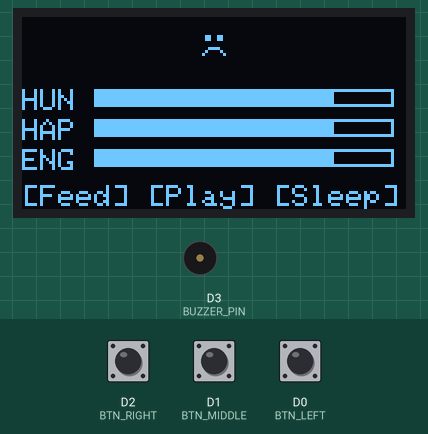
Simulated run of this sketch. Board: ESP8266 (NodeMCU). Parts: 128×64 one-colour display, buzzer (waves = sounding). Inputs (shaded band) come from the test bench; at power-on: D1 (BTN_MIDDLE) HIGH, D2 (BTN_RIGHT) HIGH, D0 (BTN_LEFT) HIGH.

Above: at 2.2 s.
2.3 s: D1 (BTN_MIDDLE) pulled LOW for 3.2 s
At 6.2 s:
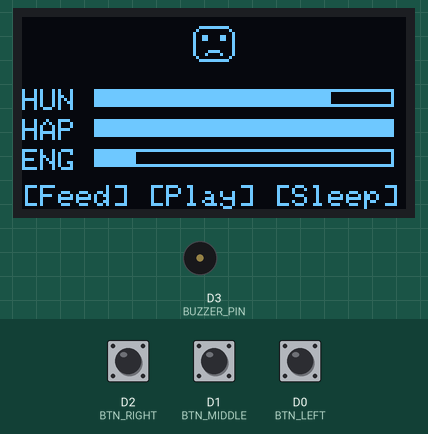
7.0 s: D2 (BTN_RIGHT) pulled LOW for 1 s
At 7.5 s:
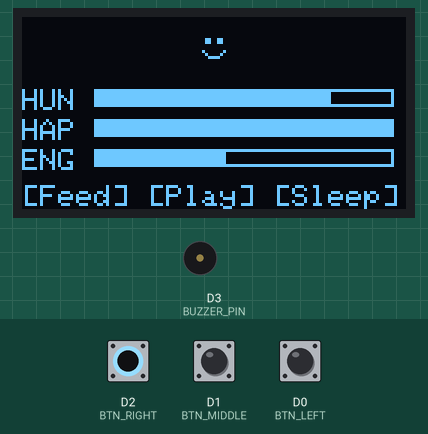
9.5 s: D0 (BTN_LEFT) pulled LOW for 0.15 s
At 10.5 s:
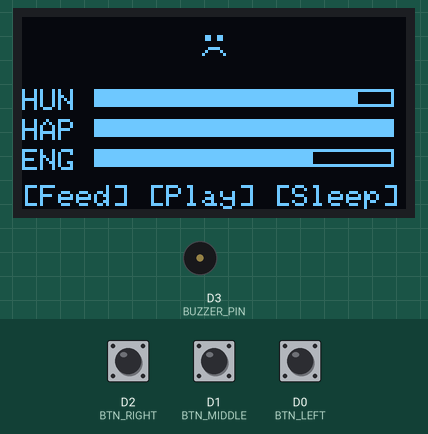
11.1 s: D2 (BTN_RIGHT) pulled LOW for 0.15 s
At 12.3 s:
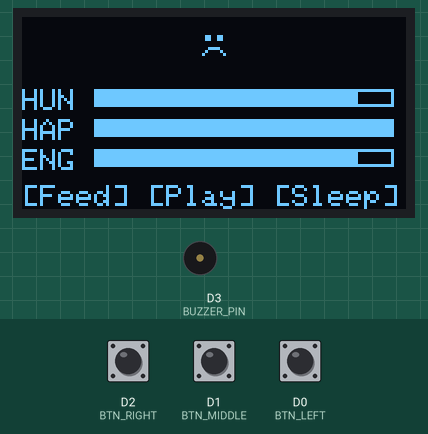
12.7 s: D1 (BTN_MIDDLE) pulled LOW for 0.15 s
At 13.7 s:
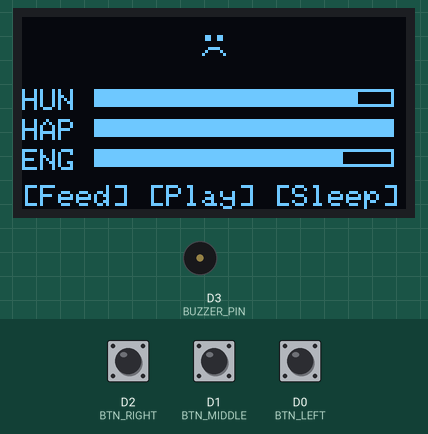
14.3 s: D0 (BTN_LEFT) pulled LOW for 1 s
At 16.3 s:
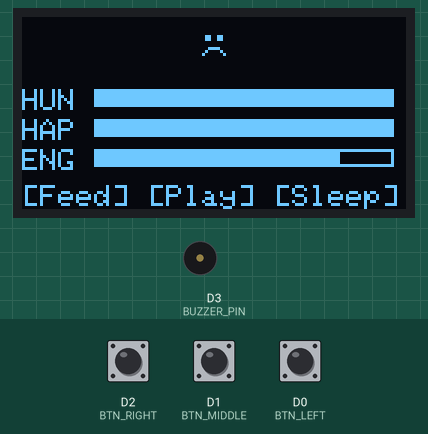
Timing chart, 0 to 17.8 s (numbered marks = the images above; inputs shaded):
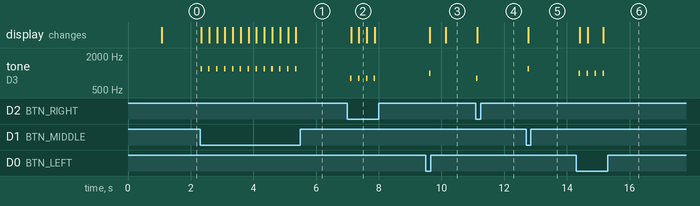

Measured:
- after the input at 2.3 s, tone on D3 (BUZZER_PIN): alternates 1200 Hz for 0.05 s and silent for 0.20 s, 26 changes in all, then stays silent, starting at once; the display: first changes at once (image 1 shows a later state)
- after the input at 7.0 s, tone on D3 (BUZZER_PIN): alternates 800 Hz for 0.05 s and silent for 0.20 s, 8 changes in all, then stays silent, starting after 0.09 s; the display: first changes after 0.12 s (image 2 shows a later state)
- after the input at 9.5 s, tone on D3 (BUZZER_PIN): silent → 1000 Hz after 0.10 s, → silent 0.05 s later; the display: first changes after 0.13 s (image 3 shows a later state)
- after the input at 11.1 s, tone on D3 (BUZZER_PIN): silent → 800 Hz at once, → silent 0.05 s later; the display: changes at once (image 4)
- after the input at 12.7 s, tone on D3 (BUZZER_PIN): silent → 1200 Hz after 0.05 s, → silent 0.05 s later; the display: changes after 0.07 s (image 5)
- after the input at 14.3 s, tone on D3 (BUZZER_PIN): alternates 1000 Hz for 0.05 s and silent for 0.20 s, 8 changes in all, then stays silent, starting after 0.08 s; the display: first changes after 0.11 s (image 6 shows a later state)

The sketch:

tamagotchi.ino
```cpp
#include <Arduino.h>
#include <Wire.h>
#include <Adafruit_GFX.h>
#include <Adafruit_SSD1306.h>

#define SCREEN_WIDTH 128
#define SCREEN_HEIGHT 64
#define OLED_RESET -1

Adafruit_SSD1306 display(SCREEN_WIDTH, SCREEN_HEIGHT, &Wire, OLED_RESET);

#define BTN_LEFT   D0
#define BTN_MIDDLE D1
#define BTN_RIGHT  D2
#define BUZZER_PIN D3
// Buttons
#define BTN1 5
#define BTN2 3
#define BTN3 2

// OLED
#define SDA_PIN 21
#define SCL_PIN 7

// Buzzer
#define BUZZER 9

enum Screen {
  SCREEN_MAIN,
  SCREEN_FEED,
  SCREEN_PLAY,
  SCREEN_SLEEP
};

Screen currentScreen = SCREEN_MAIN;
struct Pet {
  int hunger;       // 0 to 100 (0 = starving, 100 = full)
  int happiness;    // 0 to 100 (0 = miserable, 100 = ecstatic)
  int energy;       // 0 to 100 (0 = exhausted, 100 = fully rested)
  unsigned long age; // total seconds the pet has been alive
};

Pet pet;

void setup() {
  pinMode(BTN_LEFT, INPUT_PULLUP);
  pinMode(BTN_MIDDLE, INPUT_PULLUP);
  pinMode(BTN_RIGHT, INPUT_PULLUP);
  pinMode(BUZZER_PIN, OUTPUT);

  display.begin(SSD1306_SWITCHCAPVCC, 0x3C);
  display.clearDisplay();
  display.setTextSize(1);
  display.setTextColor(SSD1306_WHITE);
  display.setCursor(0, 0);
  display.println("Tamagotchi Init...");
  display.display();
  delay(1000);

  pet.hunger = 80;
  pet.happiness = 80;
  pet.energy = 80;
  pet.age = 0;
}
unsigned long lastUpdate = 0;

void updatePet() {
  if (millis() - lastUpdate > 5000) {  // every 5 seconds
    pet.hunger--;
    pet.happiness--;
    pet.energy--;

    if (pet.hunger < 0) pet.hunger = 0;
    if (pet.happiness < 0) pet.happiness = 0;
    if (pet.energy < 0) pet.energy = 0;

    pet.age += 5;
    lastUpdate = millis();
  }
}
unsigned long lastButtonPress = 0;

void checkButtons() {
  if (millis() - lastButtonPress < 200) return;  // debounce: ignore presses within 200ms

  if (digitalRead(BTN_LEFT) == LOW) {
    currentScreen = SCREEN_FEED;
    tone(BUZZER_PIN, 1000, 50);
    lastButtonPress = millis();
  }
  else if (digitalRead(BTN_MIDDLE) == LOW) {
    currentScreen = SCREEN_PLAY;
    tone(BUZZER_PIN, 1200, 50);
    lastButtonPress = millis();
  }
  else if (digitalRead(BTN_RIGHT) == LOW) {
    currentScreen = SCREEN_SLEEP;
    tone(BUZZER_PIN, 800, 50);
    lastButtonPress = millis();
  }
}
void handleScreenLogic() {
  switch(currentScreen) {

    case SCREEN_FEED:
      pet.hunger += 10;
      if (pet.hunger > 100) pet.hunger = 100;
      currentScreen = SCREEN_MAIN;
      break;

    case SCREEN_PLAY:
      pet.happiness += 10;
      pet.energy -= 5;
      if (pet.happiness > 100) pet.happiness = 100;
      if (pet.energy < 0) pet.energy = 0;
      currentScreen = SCREEN_MAIN;
      break;

    case SCREEN_SLEEP:
      pet.energy += 15;
      if (pet.energy > 100) pet.energy = 100;
      currentScreen = SCREEN_MAIN;
      break;

    case SCREEN_MAIN:
      break;  // do nothing, just display stats
  }
}

//Happy face (all stats above 50)
const unsigned char PROGMEM petHappy[] = {
   0b00000000, 0b00000000,
  0b00000000, 0b00000000,
  0b00000000, 0b00000000,
  0b00000000, 0b00000000,
  0b00000110, 0b01100000,
  0b00000110, 0b01100000,
  0b00000000, 0b00000000,
  0b00000000, 0b00000000,
  0b00000011, 0b11000000,
  0b00000100, 0b00100000,
  0b00001000, 0b00010000,
  0b00000000, 0b00000000,
  0b00000000, 0b00000000,
  0b00000000, 0b00000000,
  0b00000000, 0b00000000,
  0b00000000, 0b00000000
};
//Neutral face (everything else)
const unsigned char PROGMEM petNeutral[] = {
  0b00000000, 0b00000000,
  0b00000000, 0b00000000,
  0b00000000, 0b00000000,
  0b00000000, 0b00000000,
  0b00000000, 0b00000000,
  0b00000110, 0b01100000,
  0b00000110, 0b01100000,
  0b00000000, 0b00000000,
  0b00000000, 0b00000000,
  0b00001000, 0b00010000,
  0b00000100, 0b00100000,
  0b00000011, 0b11000000,
  0b00000000, 0b00000000,
  0b00000000, 0b00000000,
  0b00000000, 0b00000000,
  0b00000000, 0b00000000
};
//Sleeping face (closed eyes)
const unsigned char PROGMEM petSleep[] = {
  0b00000000, 0b00000000,
  0b00000000, 0b00000000,
  0b00000000, 0b00000000,
  0b00000000, 0b00000000,
  0b00000000, 0b00000000,
  0b00000000, 0b00000000,
  0b00000000, 0b00000000,
  0b00001110, 0b01110000,
  0b00000000, 0b00000000,
  0b00000000, 0b00000000,
  0b00000000, 0b00000000,
  0b00001111, 0b11110000,
  0b00000000, 0b00000000,
  0b00000000, 0b00000000,
  0b00000000, 0b00000000,
  0b00000000, 0b00000000
};

// Example: Sad face (any stat below 30)
const unsigned char PROGMEM petSad[] = {
  0b00000000, 0b00000000,
  0b00011111, 0b11111000,
  0b00100000, 0b00000100,
  0b01000000, 0b00000010,
  0b01001100, 0b00110010,
  0b01001100, 0b00110010,
  0b01000000, 0b00000010,
  0b01000000, 0b00000010,
  0b01000000, 0b00000010,
  0b01000011, 0b11000010,
  0b01000100, 0b00100010,
  0b00100000, 0b00000100,
  0b00011111, 0b11111000,
  0b00000000, 0b00000000,
  0b00000000, 0b00000000,
  0b00000000, 0b00000000
};

void render() {
  display.clearDisplay();

  // Choose the right sprite based on pet stats
  const unsigned char* sprite;
  if (pet.hunger < 30 || pet.happiness < 30 || pet.energy < 30) {
    sprite = petSad;
  } else if (pet.hunger > 50 && pet.happiness > 50 && pet.energy > 50) {
    sprite = petHappy;
  } else {
    sprite = petNeutral;
  }

  // Draw the pet sprite (centered horizontally, near the top)
  display.drawBitmap(56, 2, sprite, 16, 16, SSD1306_WHITE);

  // Draw stat bars below the pet
  display.setTextSize(1);

  display.setCursor(0, 24);
  display.print("HUN ");
  drawBar(24, 24, pet.hunger);

  display.setCursor(0, 34);
  display.print("HAP ");
  drawBar(24, 34, pet.happiness);

  display.setCursor(0, 44);
  display.print("ENG ");
  drawBar(24, 44, pet.energy);

  // Button labels at the bottom
  display.setCursor(0, 56);
  display.println("[Feed] [Play] [Sleep]");

  display.display();
}

// Draws a stat bar: empty rectangle with a filled portion based on value (0 to 100)
void drawBar(int x, int y, int value) {
  int barWidth = 100;
  int barHeight = 6;
  int fillWidth = map(value, 0, 100, 0, barWidth);

  display.drawRect(x, y, barWidth, barHeight, SSD1306_WHITE);       // outline
  display.fillRect(x, y, fillWidth, barHeight, SSD1306_WHITE);      // filled portion
}
void loop() {
checkButtons();       // 1. Read input
  updatePet();          // 2. Update state over time
  handleScreenLogic();  // 3. Process actions
  render();             // 4. Display results
  delay(100);           // 5. Short pause

}
```
